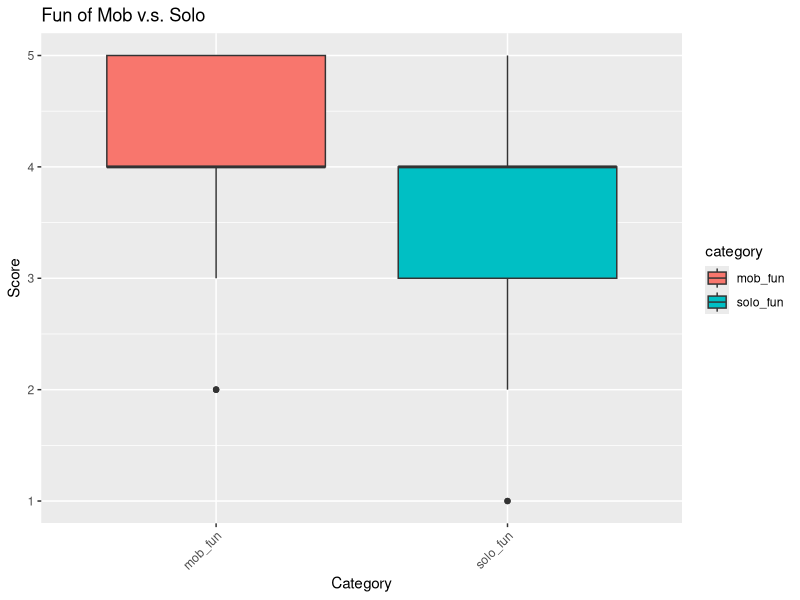
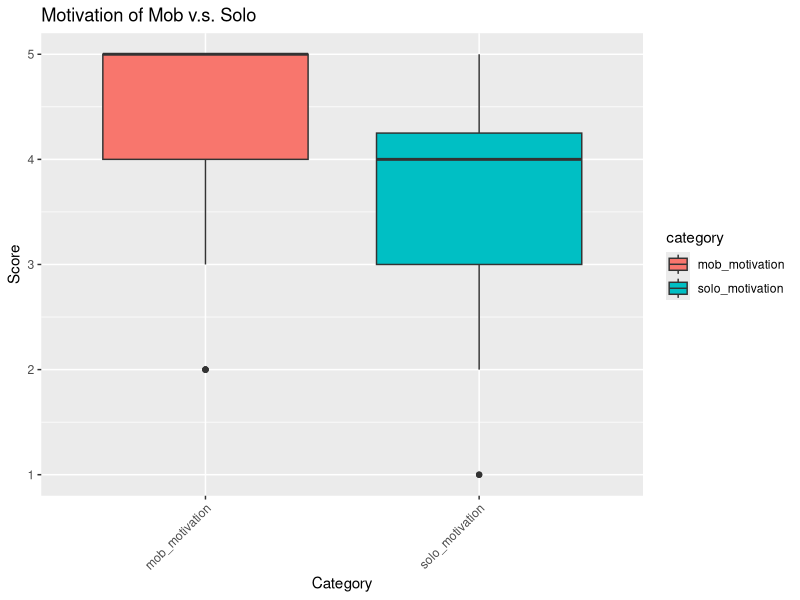

The R script that drew these images, in order:
# Setup
library(readr)
library(ggplot2)
library(tidyr)

data <- read_csv("./assets/finalized_questionaire.csv")

## remove blank cells
data <- na.omit(data)

# Run the u-test
test_solo_mob_score_1 <- wilcox.test(data$solo_score_1, data$mob_score_1, paired = FALSE)
test_solo_mob_score_2 <- wilcox.test(data$solo_score_2, data$mob_score_2, paired = FALSE)
test_solo_mob_understanding <- wilcox.test(data$solo_understanding, data$mob_understanding, paired = FALSE)
test_solo_mob_fun <- wilcox.test(data$solo_fun, data$mob_fun, paired = FALSE)
test_solo_mob_motivation <- wilcox.test(data$solo_motivation, data$mob_motivation, paired = FALSE)

# Result

## Show the sample size
nrow(data) 

## Show the result of questionaires
test_solo_mob_understanding
mean(data$mob_understanding)
mean(data$solo_understanding)

test_solo_mob_fun
mean(data$mob_fun)
mean(data$solo_fun)

test_solo_mob_motivation
mean(data$mob_motivation)
mean(data$solo_motivation)

## Show the result of scores
test_solo_mob_score_1
mean(data$mob_score_1)
mean(data$solo_score_1)

test_solo_mob_score_2
mean(data$mob_score_2)
mean(data$solo_score_2)


## Make the data for boxplot
long_data_fun <- data %>%
  gather(key = "category", value = "score", c(solo_fun, mob_fun))
long_data_motivation <- data %>%
  gather(key = "category", value = "score", c(solo_motivation, mob_motivation))

## Output the boxplot
ggplot(long_data_fun, aes(x = category, y = score, fill = category)) +
  geom_boxplot() +
  theme(axis.text.x = element_text(angle = 45, hjust = 1)) +
  labs(title = "Fun of Mob v.s. Solo", x = "Category", y = "Score")

ggplot(long_data_motivation, aes(x = category, y = score, fill = category)) +
  geom_boxplot() +
  theme(axis.text.x = element_text(angle = 45, hjust = 1)) +
  labs(title = "Motivation of Mob v.s. Solo", x = "Category", y = "Score")